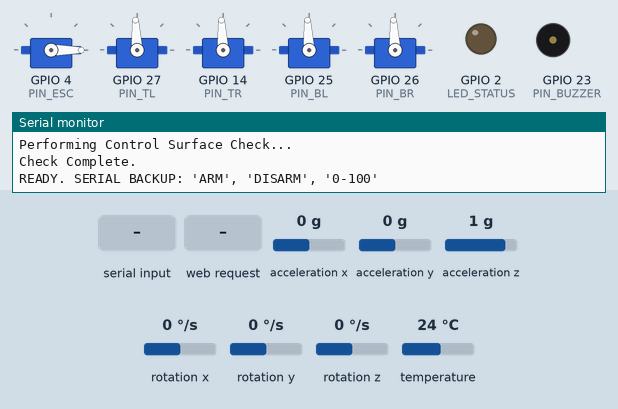
Simulated run of this sketch. Board: ESP32. On the bench: 5 × servo, output pins drawn as LEDs (lit = HIGH), buzzer (waves = sounding, pin HIGH), the last lines printed to the serial monitor. Wiring (inferred from the names in the program): MPU-6050 motion sensor at I2C address 0x68. Dashed ring = blinking. The test bench sets the inputs (shaded band); at power-on: acceleration x 0 g, acceleration y 0 g, acceleration z 1 g, rotation x 0 °/s, rotation y 0 °/s, rotation z 0 °/s, temperature 24 °C.

Above: at 6.8 s.
6.9 s: "ARM\n" received over Serial
At 7.7 s:
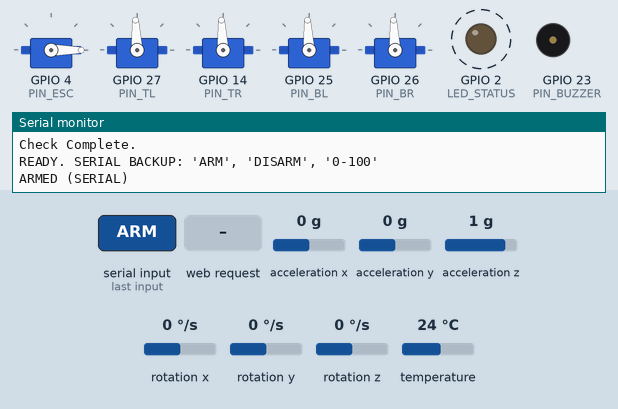
9.9 s: "90,45\n" received over Serial
At 10.7 s:
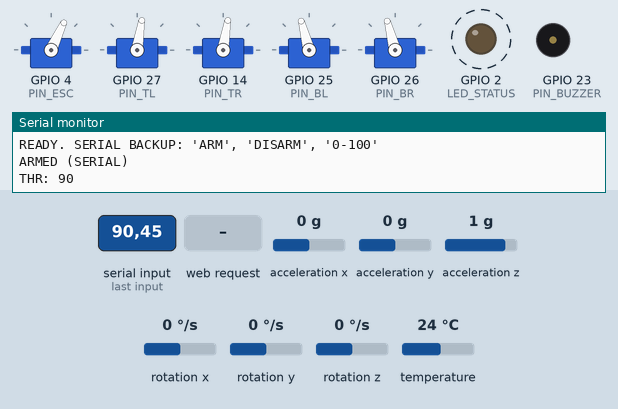
12.9 s: acceleration x set to -0.2 g
At 13.6 s:
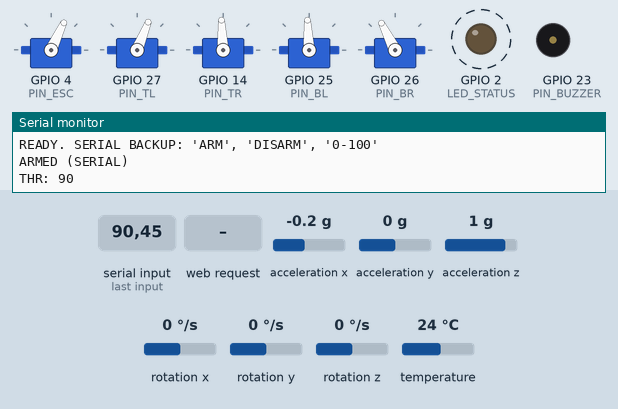
15.9 s: HTTP request GET /set_throttle?val=DISARM received
At 18.3 s:
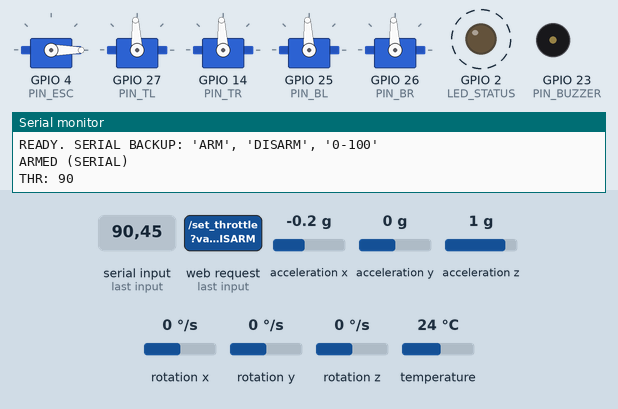
18.9 s: HTTP request GET /disarm received
At 19.7 s:
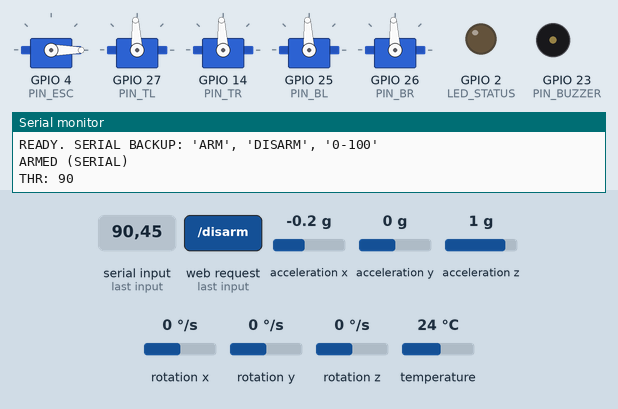
20.4 s: HTTP request GET /arm?val=ARM received
At 21.0 s:
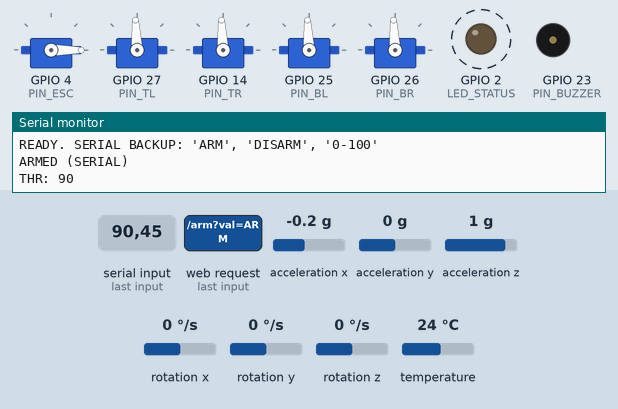
Timing chart, 0 to 24.4 s (numbered marks = the images above; inputs shaded):
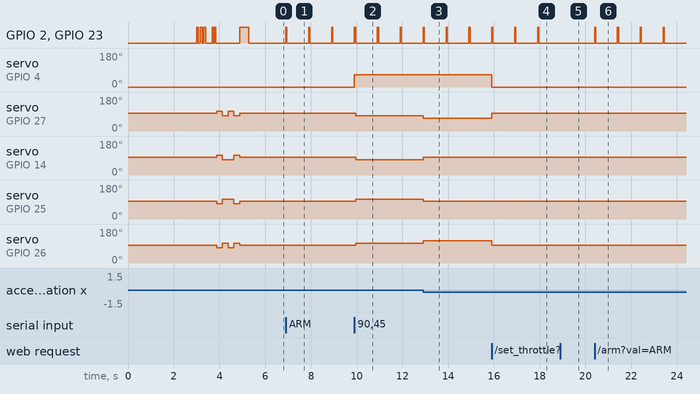

The sketch:

update.ino
```cpp
#include <Wire.h>
#include <WiFi.h>
#include <WebServer.h>
#include <ESP32Servo.h>
#include <Adafruit_MPU6050.h>
#include <Adafruit_BMP085.h>
#include <Adafruit_Sensor.h>
// CRITICAL: Libraries for Anti-Brownout
#include "soc/soc.h"
#include "soc/rtc_cntl_reg.h"

/* =========================================================================
   1. HARDWARE MAPPING & CONFIGURATION
   ========================================================================= */
// --- PINS (MATCHING YOUR WORKING SETUP) ---
#define PIN_ESC     4
#define PIN_TL      27  // Top-Left
#define PIN_TR      14  // Top-Right
#define PIN_BL      25  // Bottom-Left
#define PIN_BR      26  // Bottom-Right
#define PIN_BUZZER  23
#define LED_STATUS  2

// --- SAFETY & LIMITS ---
#define MAX_PHYSICAL_THROTTLE 0.40  // 40% Hard Limit for Indoor Demo
#define ESC_MIN     1000
#define ESC_MAX     2000
#define DEMO_MAX_PULSE (ESC_MIN + (int)((ESC_MAX - ESC_MIN) * MAX_PHYSICAL_THROTTLE))

#define SERVO_SOFT_LIMIT 0.25       // 25% mechanical limit
#define WIFI_SSID "ABER_GroundStation"
#define WIFI_PASS "rocketscience"
#define WIFI_CHANNEL 6              // Fixed Channel for Stability

// --- TIMING ---
#define LOOP_FREQ   200
#define LOOP_TIME_US (1000000 / LOOP_FREQ)

/* =========================================================================
   2. GLOBAL OBJECTS & VARIABLES
   ========================================================================= */
Adafruit_MPU6050 mpu;
Adafruit_BMP085 bmp;
WebServer server(80);

Servo esc, tl, tr, bl, br;

// Control Gains (Cascaded PID)
float Kp_outer = 4.5;   // Attitude
float Kp_inner = 0.012; // Rate
float Kd_inner = 0.0006;

// Kalman Filter
struct Kalman { float Q=0.01, R=0.1, P=1.0, K=0.0, X=0.0; };
Kalman kPitch, kRoll;

// System State
bool isArmed = false;
int throttlePct = 0;
unsigned long lastLoopTime = 0;
unsigned long lastHeartbeat = 0;

/* =========================================================================
   3. UTILITY FUNCTIONS
   ========================================================================= */
void beep(int duration, int count) {
  for(int i=0; i<count; i++) {
    digitalWrite(PIN_BUZZER, HIGH); digitalWrite(LED_STATUS, HIGH);
    delay(duration);
    digitalWrite(PIN_BUZZER, LOW); digitalWrite(LED_STATUS, LOW);
    delay(duration);
  }
}

float updateKalman(Kalman &k, float measurement) {
  k.P = k.P + k.Q;
  k.K = k.P / (k.P + k.R);
  k.X = k.X + k.K * (measurement - k.X);
  k.P = (1 - k.K) * k.P;
  return k.X;
}

void writeMotor(int pct) {
  int us = map(pct, 0, 100, ESC_MIN, DEMO_MAX_PULSE);
  esc.writeMicroseconds(us);
}

void centerServos() {
  tl.writeMicroseconds(1500); tr.writeMicroseconds(1500);
  bl.writeMicroseconds(1500); br.writeMicroseconds(1500);
}

void performControlSurfaceCheck() {
  Serial.println("Performing Control Surface Check...");
  beep(50, 2);

  int d = 500 * SERVO_SOFT_LIMIT;
  // Pitch Check
  tl.writeMicroseconds(1500+d); tr.writeMicroseconds(1500+d); bl.writeMicroseconds(1500-d); br.writeMicroseconds(1500-d);
  delay(250);
  tl.writeMicroseconds(1500-d); tr.writeMicroseconds(1500-d); bl.writeMicroseconds(1500+d); br.writeMicroseconds(1500+d);
  delay(250);
  // Roll Check
  tl.writeMicroseconds(1500+d); tr.writeMicroseconds(1500-d); bl.writeMicroseconds(1500+d); br.writeMicroseconds(1500-d);
  delay(250);
  tl.writeMicroseconds(1500-d); tr.writeMicroseconds(1500+d); bl.writeMicroseconds(1500-d); br.writeMicroseconds(1500+d);
  delay(250);

  centerServos();
  Serial.println("Check Complete.");
  beep(400, 1);
}

/* =========================================================================
   4. WEB DASHBOARD
   ========================================================================= */
const char index_html[] PROGMEM = R"rawliteral(
<!DOCTYPE HTML><html><head>
  <meta name="viewport" content="width=device-width, initial-scale=1">
  <title>ABER CONTROL</title>
  <style>
    body { font-family: monospace; text-align: center; background: #111; color: #0f0; padding: 20px;}
    .card { border: 1px solid #333; background: #222; margin: 15px auto; padding: 20px; max-width: 400px; }
    button { padding: 15px; width: 45%; font-size: 18px; font-weight: bold; border: none; cursor: pointer; color: white; margin: 5px; }
    .arm-btn { background: #c0392b; } .disarm-btn { background: #27ae60; }
    input[type=range] { width: 100%; margin: 25px 0; }
  </style>
</head><body>
  <h1>ABER FLIGHT COMPUTER</h1>
  <div class="card">
    <div id="status-box" style="color: grey;">SYSTEM DISARMED</div>
    <button class="arm-btn" onclick="toggleArm(1)">ARM</button>
    <button class="disarm-btn" onclick="toggleArm(0)">DISARM</button>
  </div>
  <div class="card">
    <h3>THROTTLE</h3>
    <input type="range" min="0" max="100" value="0" oninput="updThr(this.value)">
    <div id="thrDisp">0%</div>
  </div>
  <div class="card">PITCH: <span id="p">0.0</span> | ROLL: <span id="r">0.0</span></div>
<script>
  function toggleArm(s) {
    fetch(s ? '/arm' : '/disarm').then(r => {
      document.getElementById("status-box").innerHTML = s ? "<span style='color:red'>!!! ARMED !!!</span>" : "SYSTEM DISARMED";
    });
  }
  function updThr(v) {
    document.getElementById("thrDisp").innerHTML = v + "%";
    fetch('/set_throttle?val=' + v);
  }
  setInterval(() => {
    fetch('/telemetry').then(r => r.json()).then(d => {
      document.getElementById("p").innerText = d.p;
      document.getElementById("r").innerText = d.r;
    });
  }, 250);
</script></body></html>
)rawliteral";

/* =========================================================================
   5. SETUP ROUTINE
   ========================================================================= */
void setup() {
  // 1. DISABLE BROWNOUT (Crucial for WiFi)
  WRITE_PERI_REG(RTC_CNTL_BROWN_OUT_REG, 0);

  Serial.begin(115200);
  Serial.setTimeout(10); // Fast serial reads
  pinMode(PIN_BUZZER, OUTPUT);
  pinMode(LED_STATUS, OUTPUT);

  Serial.println("Stabilizing Power (3s)...");
  delay(3000);
  beep(80, 3);

  // 2. ACTUATORS (Explicit Timer Allocation)
  ESP32PWM::allocateTimer(0); ESP32PWM::allocateTimer(1);
  ESP32PWM::allocateTimer(2); ESP32PWM::allocateTimer(3);

  esc.setPeriodHertz(50);
  esc.attach(PIN_ESC, ESC_MIN, ESC_MAX);
  esc.writeMicroseconds(ESC_MIN);

  tl.attach(PIN_TL); tr.attach(PIN_TR);
  bl.attach(PIN_BL); br.attach(PIN_BR);
  centerServos();

  // 3. I2C MANUAL WAKEUP
  Serial.println("Initializing I2C...");
  Wire.begin(21, 22);
  Wire.setClock(400000);
  delay(100);
  Wire.beginTransmission(0x68); Wire.write(0x6B); Wire.write(0); Wire.endTransmission(true);
  delay(100);

  // 4. SENSORS
  if (!mpu.begin()) {
    delay(500);
    if (!mpu.begin()) { Serial.println("MPU Error - Check Wiring"); }
  }
  bmp.begin();
  mpu.setAccelerometerRange(MPU6050_RANGE_8_G);
  mpu.setGyroRange(MPU6050_RANGE_500_DEG);
  mpu.setFilterBandwidth(MPU6050_BAND_21_HZ);

  // 5. WIFI
  WiFi.mode(WIFI_AP);
  WiFi.softAP(WIFI_SSID, WIFI_PASS, WIFI_CHANNEL);
  Serial.print("AP IP: "); Serial.println(WiFi.softAPIP());

  // 6. SERVER ROUTES
  server.on("/", [](){ server.send(200, "text/html", index_html); });
  server.on("/arm", [](){ isArmed = true; server.send(200, "text/plain", "ARMED"); });
  server.on("/disarm", [](){ isArmed = false; throttlePct=0; writeMotor(0); centerServos(); server.send(200, "text/plain", "DISARMED"); });

  server.on("/set_throttle", [](){
    if (isArmed && server.hasArg("val")) {
      throttlePct = server.arg("val").toInt();
      writeMotor(throttlePct);
    }
    server.send(200, "text/plain", "OK");
  });

  server.on("/telemetry", [](){
    String json = "{\"p\":\"" + String(kPitch.X, 1) + "\", \"r\":\"" + String(kRoll.X, 1) + "\"}";
    server.send(200, "application/json", json);
  });
  server.begin();

  performControlSurfaceCheck();
  Serial.println("READY. SERIAL BACKUP: 'ARM', 'DISARM', '0-100'");
}

/* =========================================================================
   6. MAIN CONTROL LOOP
   ========================================================================= */
void loop() {
  unsigned long now = micros();

  // --- A. FLIGHT CONTROL LOOP (200Hz) ---
  if (now - lastLoopTime >= LOOP_TIME_US) {
    lastLoopTime = now;
    sensors_event_t a, g, temp;
    mpu.getEvent(&a, &g, &temp);

    float p_ang = updateKalman(kPitch, atan2(a.acceleration.z, a.acceleration.x) * 57.29);
    float r_ang = updateKalman(kRoll, atan2(a.acceleration.y, a.acceleration.x) * 57.29);

    // Control Logic
    if (isArmed && throttlePct > 5) {
      float p_out = constrain((((0.0 - p_ang) * Kp_outer) - g.gyro.y) * Kp_inner - (g.gyro.y * Kd_inner), -SERVO_SOFT_LIMIT, SERVO_SOFT_LIMIT);
      float r_out = constrain((((0.0 - r_ang) * Kp_outer) - g.gyro.z) * Kp_inner - (g.gyro.z * Kd_inner), -SERVO_SOFT_LIMIT, SERVO_SOFT_LIMIT);

      tl.writeMicroseconds(1500 + (p_out * 500) + (r_out * 500));
      tr.writeMicroseconds(1500 + (p_out * 500) - (r_out * 500));
      bl.writeMicroseconds(1500 - (p_out * 500) + (r_out * 500));
      br.writeMicroseconds(1500 - (p_out * 500) - (r_out * 500));
    } else {
      centerServos();
      if(!isArmed) esc.writeMicroseconds(ESC_MIN);
    }
  }

  // --- B. WIFI HANDLER ---
  server.handleClient();

  // --- C. SERIAL BACKUP CONTROL ---
  if(Serial.available()) {
    String c = Serial.readStringUntil('\n'); c.trim(); c.toUpperCase();
    if(c == "ARM") { isArmed = true; Serial.println("ARMED (SERIAL)"); }
    else if(c == "DISARM") { isArmed = false; throttlePct=0; writeMotor(0); centerServos(); Serial.println("DISARMED"); }
    else if(isArmed && c.length() > 0 && isDigit(c.charAt(0))) {
      throttlePct = constrain(c.toInt(), 0, 100);
      writeMotor(throttlePct);
      Serial.print("THR: "); Serial.println(throttlePct);
    }
  }

  // --- D. HEARTBEAT ---
  if (isArmed && millis() - lastHeartbeat > 1000) {
    lastHeartbeat = millis();
    digitalWrite(PIN_BUZZER, HIGH); digitalWrite(LED_STATUS, HIGH);
    delay(50);
    digitalWrite(PIN_BUZZER, LOW); digitalWrite(LED_STATUS, LOW);
  }
}
```

Measured:
- the behaviour switches between 0 and -0.1 g on acceleration x (found by bisection; images 2 and 3)
- after the input at 6.9 s, GPIO 2 (LED_STATUS), GPIO 23 (PIN_BUZZER): alternates HIGH for 0.05 s and LOW for 0.95 s, starting at once
- after the input at 9.9 s, servo on GPIO 4 (PIN_ESC): 0° → 65° at once; servo on GPIO 27 (PIN_TL), servo on GPIO 14 (PIN_TR): 93° → 81° after 0.06 s; servo on GPIO 25 (PIN_BL), servo on GPIO 26 (PIN_BR): 93° → 105° after 0.06 s
- after the input at 12.9 s, servo on GPIO 27 (PIN_TL): 81° → 68° at once; servo on GPIO 14 (PIN_TR): 81° → 93° at once; servo on GPIO 25 (PIN_BL): 105° → 93° at once; servo on GPIO 26 (PIN_BR): 105° → 117° at once
- after the input at 15.9 s, servo on GPIO 4 (PIN_ESC): 65° → 0° at once; servo on GPIO 27 (PIN_TL): 68° → 93° at once; servo on GPIO 26 (PIN_BR): 117° → 93° at once
- after the input at 18.9 s, GPIO 2 (LED_STATUS), GPIO 23 (PIN_BUZZER): stops changing and stays LOW
- after the input at 20.4 s, GPIO 2 (LED_STATUS), GPIO 23 (PIN_BUZZER): alternates HIGH for 0.05 s and LOW for 0.95 s, starting at once
